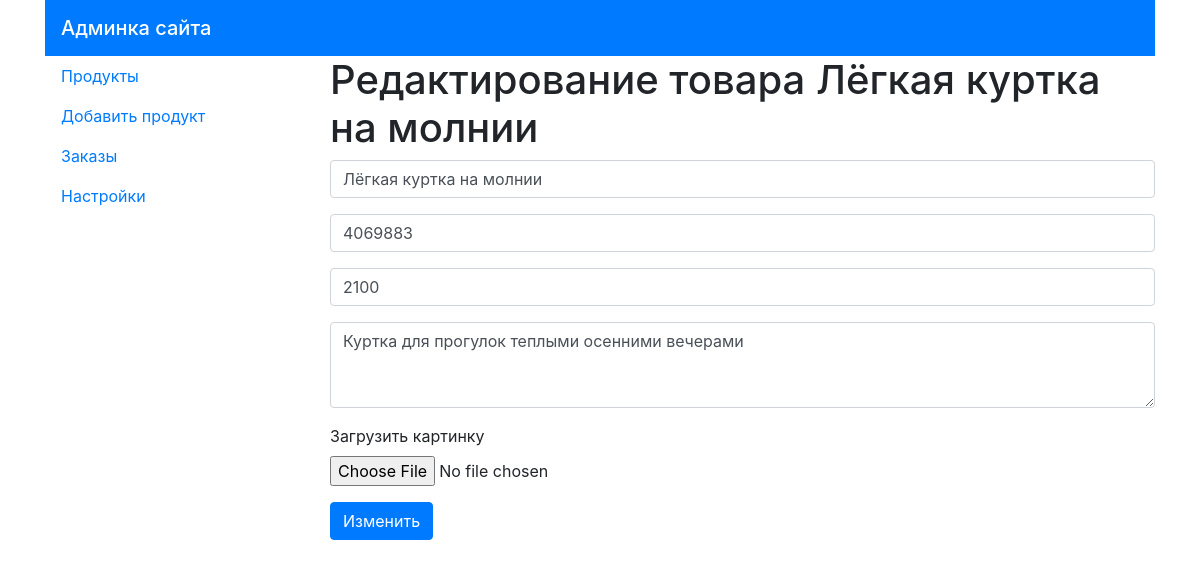
Page /admin/product.php?id=2 on the committed database.
### tables this page shows
CREATE TABLE IF NOT EXISTS `products` (
  `id` int(11) NOT NULL AUTO_INCREMENT,
  `img_src` varchar(255) NOT NULL,
  `name` varchar(255) NOT NULL,
  `sku` varchar(50) NOT NULL,
  `price` float NOT NULL,
  `description` text NOT NULL,
  PRIMARY KEY (`id`)
);

### admin/product.php (the view, shortened to what this page needs)
<?php
require_once($_SERVER['DOCUMENT_ROOT'].'/config/configuration.php');
$template = [
    'product'=>[]
];
if( isset( $_GET['id'] ) ) {
    $sql = "SELECT * FROM products WHERE id = {$_GET['id']}";
    $result = mysqli_query($db, $sql);
    $template['product'] = mysqli_fetch_assoc($result);
}
?>
<!doctype html>
<html lang="ru">
  <head>
    <link rel="stylesheet" href="https://stackpath.bootstrapcdn.com/bootstrap/4.3.1/css/bootstrap.min.css">
  </head>
  <body>
    <div class="container">
    <nav class="navbar navbar-dark bg-primary">
        <span class="navbar-brand mb-0 h1">Админка сайта</span>
    </nav>
        <div class="row">
            <div class="col-3">
                <nav class="nav flex-column">
                    <a class="nav-link active" href="#">Продукты</a>
                    <a class="nav-link" href="/admin/add.php">Добавить продукт</a>
                    <a class="nav-link" href="#">Заказы</a>
                    <a class="nav-link" href="#">Настройки</a>
                </nav>
            </div>
            <div class="col-9">
                <div class="row">
                    <div class="col-12">
                        <?php if( !empty( $template['product'] ) ) :?>
                            <h1>Редактирование товара <?=$template['product']['name']?></h1>
                            <form enctype="multipart/form-data" method="POST">
                                <div class="form-group">
                                    <input type="text" class="form-control" value="<?=$template['product']['name']?>" name="name" placeholder="Название">
                                </div>
                                <div class="form-group">
                                    <input type="text" class="form-control" value="<?=$template['product']['sku']?>" name="sku" placeholder="SKU">
                                </div>
                                <div class="form-group">
                                    <input type="text" class="form-control" value="<?=$template['product']['price']?>" name="price" placeholder="Цена (руб.)">
                                </div>
                                <div class="form-group">
                                    <textarea class="form-control" name="description" rows="3" placeholder="Описание"><?=$template['product']['description']?></textarea>
                                </div>
                                <div class="form-group">
                                    <label for="exampleFormControlFile1">Загрузить картинку</label>
                                    <input type="file" class="form-control-file" name="photo" id="exampleFormControlFile1">
                                </div>
                                <button type="submit" class="btn btn-primary">Изменить</button>
                            </form>
                        <?php endif;?>
                    </div>
                </div>
            </div>
  </body>
</html>

### rows in the picture
products: name "Лёгкая куртка на молнии", sku "4069883", price "2100", description "Куртка для прогулок теплыми осенними вечерами"
